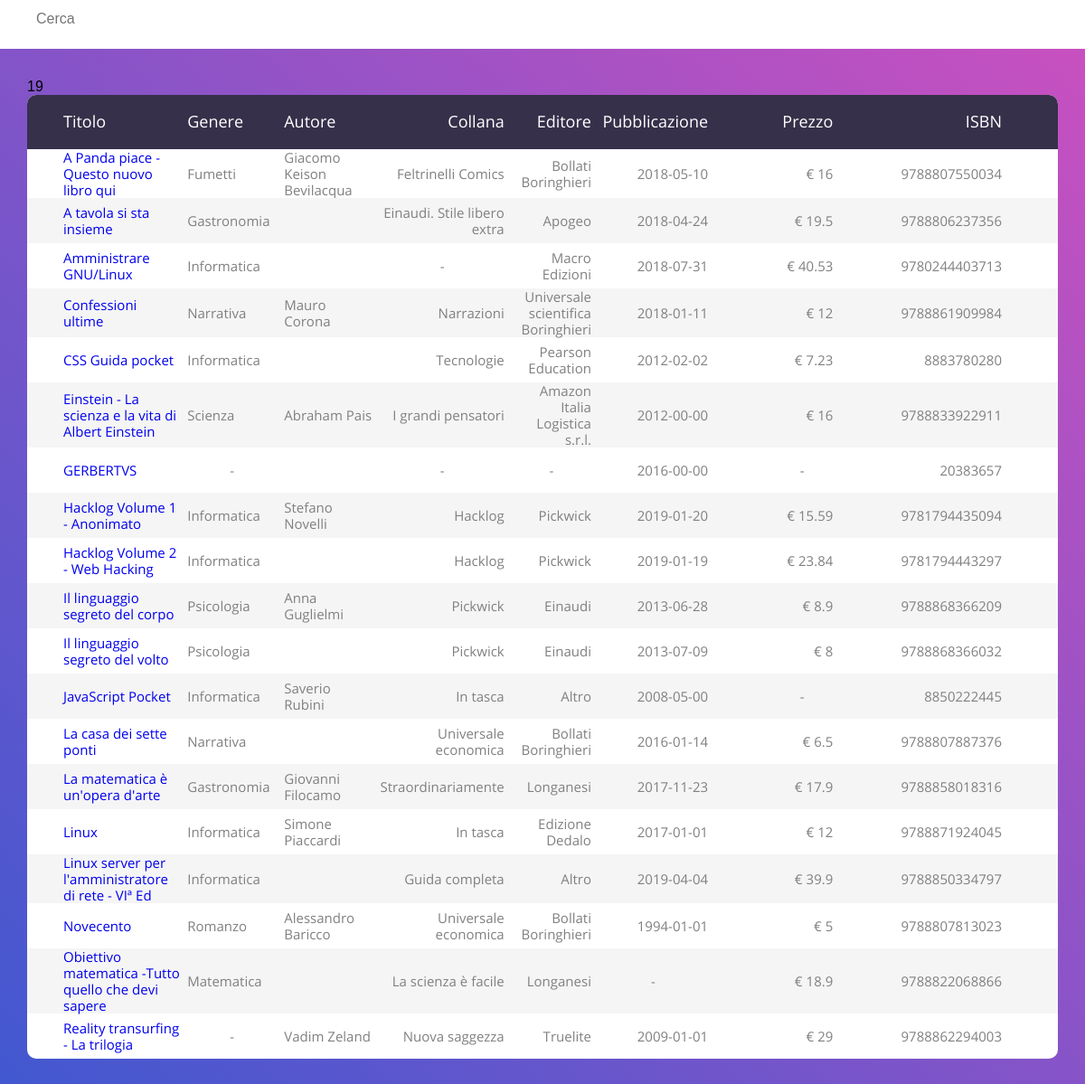
Page /index.php (signed in) on the committed database.
### tables this page shows
CREATE TABLE `Libro` (
  `ISBN` varchar(13) NOT NULL,
  `Titolo` varchar(50) NOT NULL,
  `Data_pubblicazione` date DEFAULT NULL,
  `Collana` varchar(100) DEFAULT NULL,
  `Data_Lettura` date DEFAULT NULL,
  `Lingua` varchar(15) DEFAULT NULL,
  `Pagine` int(3) DEFAULT NULL,
  `Prezzo` float DEFAULT NULL,
  `Descrizione` text,
  `Copie` int(3) DEFAULT NULL,
  `Stato` varchar(30) DEFAULT NULL,
  `fk_Genere` int(10) DEFAULT NULL,
  `fk_Casa_Editrice` int(10) DEFAULT NULL,
  PRIMARY KEY (`ISBN`),
  UNIQUE KEY `Titolo` (`Titolo`),
  KEY `fk_Genere` (`fk_Genere`),
  KEY `fk_Casa_Editrice` (`fk_Casa_Editrice`),
  CONSTRAINT `Libro_ibfk_1` FOREIGN KEY (`fk_Genere`) REFERENCES `Genere` (`id_Genere`),
  CONSTRAINT `Libro_ibfk_2` FOREIGN KEY (`fk_Casa_Editrice`) REFERENCES `Casa_Editrice` (`id_Casa_Editrice`)
);

### index.php (the view, shortened to what this page needs)
<!DOCTYPE html>
<html lang="it">
<head>
	<link rel="stylesheet" type="text/css" href="css/table.css">
        <link rel="stylesheet" type="text/css" href="css/prova.css">
</head>
<body>
<input type="text" id="myInput" onkeyup="myFunction()" placeholder="Cerca" title="Type in a name">
	<div class="limiter">
		<div class="container-table100">
			<div class="wrap-table100">
				<div class="table100">
					<table id="myTable">
						<thead>
							<tr class="table100-head">
								<th class="column1">Titolo</th>
								<th class="column2">Genere</th>
								<th class="column3">Autore</th>
								<th class="column4">Collana</th>
								<th class="column5">Editore</th>
								<th class="column6">Pubblicazione</th>
                                                                <th class="column7">Prezzo</th>
                                                                <th class="column8">ISBN</th>
							</tr>
						</thead>
						<tbody>
                            <?php
                                $dsn = 'mysql:hosy=localhost;dbname=Biblioteca';
                                $username = 'phpmyadmin';
                                $password = 'qss-s3E-IH9_Khz';
                                try{
                                    $con = new PDO($dsn,$username,$password);
                                    $con->setAttribute(PDO::ATTR_ERRMODE, PDO::ERRMODE_EXCEPTION);
                                }
                            catch (Exception $ex) {
                                echo 'Not Connected '.$ex->getMessage();
                            }
                            $queryBook = $con->prepare('SELECT * FROM Libro ORDER BY Titolo');
                            $queryKind = $con->prepare('SELECT * FROM Genere');
                            $queryWriter = $con->prepare('SELECT TItolo, ISBN, Nome, Cognome FROM Libro, Autore, Libro_Autore WHERE ISBN = fk_Libro AND id_Autore = fk_Autore ORDER BY Titolo');
                            $queryPbHouse = $con->prepare('SELECT * FROM Casa_Editrice');
                            $queryBook->execute();
                            $queryKind->execute();
                            $queryWriter->execute();
                            $queryPbHouse->execute();
                            $result1 = $queryKind->fetchAll();
                            $result2 = $queryWriter->fetchAll();
                            $result3 = $queryPbHouse->fetchAll();
                            $result4 = $queryBook->fetchAll();
                            $i=1;
                            foreach ($result1 as $row)
                            {
                                $kind[$i]=$row['Genere'];
                                $i++;
                            }
                            $i=1;
                            foreach ($result2 as $row)
                            {
                                $writer[$i]=$row['Nome'].' '.$row['Cognome'];
                                $isbn[$i]=$row['ISBN'];
                                $i++;
                            }
                            $dim=$i;
                            $i=1;
                            foreach ($result3 as $row)
                            {
                                $pbhouse[$i]=$row['Nome'];
                                $i++;
                            }
                            foreach ($result4 as $row)
                            {
                                echo '<tr>';
                                if($row['Titolo']=='') echo '<td class="column1"><center>-</center></td>'; else echo '<td class="column1"><a href="https://duckduckgo.com/'.$row['Titolo'].'">'.$row['Titolo'].'</a></td>';
                                if($row['fk_Genere']=='') echo '<td class="column2"><center>-</center></td>'; else echo '<td class="column2">'.$kind[$row['fk_Genere']].'</td>';
                                echo '<td class="column3">';
                                for ($i = 1; $i <= $dim; $i++)  { if ($isbn[$i]==$row['ISBN']) { echo $writer[$i]; $flag=1; } $i++; }
                                echo '</td>';
                                if($row['Collana']=='') echo '<td class="column4"><center>-</center></td>'; else echo '<td class="column4">'.$row['Collana'].'</td>';
                                if($row['fk_Casa_Editrice']=='') echo '<td class="column5"><center>-</center></td>'; else echo '<td class="column5">'.$pbhouse[$row['fk_Casa_Editrice']].'</td>';
                                if($row['Data_pubblicazione']=='') echo '<td class="column6"><center>-</center></td>'; else echo '<td class="column6">'.$row['Data_pubblicazione'].'</td>';
                                if($row['Prezzo']=='') echo '<td class="column7"><center>-</center></td>'; else echo '<td class="column7">€ '.$row['Prezzo'].'</td>';
                                if($row['ISBN']=='') echo '<td class="column8"><center>-</center></td>'; else echo '<td class="column8"> '.$row['ISBN'].'</td>';
                                echo '</tr>';
                            }
                        ?>
						</tbody>
					</table>
				</div>
			</div>
		</div>
	</div>
</body>
</html>

### css/table.css (style rules this page uses)
* { margin: 0px; padding: 0px; box-sizing: border-box; }
body, html { height: 100%; font-family: sans-serif; }
a { margin: 0px; transition: all 0.4s; -webkit-transition: all 0.4s; -o-transition: all 0.4s; -moz-transition: all 0.4s; }
input { display: block; outline: none; border: none !important; }
.limiter { width: 100%; margin: 0 auto; }
.container-table100 { width: 100%; min-height: 100vh; background: #c850c0; background: -webkit-linear-gradient(45deg, #4158d0, #c850c0); background: -o-linear-gradient(45deg, #4158d0, #c850c0); background: -moz-linear-gradient(45deg, #4158d0, #c850c0); background: linear-gradient(45deg, #4158d0, #c850c0); display: -webkit-box; display: -webkit-flex; display: -moz-box; display: -ms-flexbox; display: flex; align-items: center; justify-content: center; flex-wrap: wrap; padding: 33px 30px; }
.wrap-table100 { width: 1170px; }
table { border-spacing: 1; border-collapse: collapse; background: white; border-radius: 10px; overflow: hidden; width: 100%; margin: 0 auto; position: relative; }
table * { position: relative; }
table td, table th { padding-left: 8px; }
table thead tr { height: 60px; background: #36304a; }
table tbody tr { height: 50px; }
table tbody tr:last-child { border: 0; }
table td, table th { text-align: left; }
.table100-head th { font-family: OpenSans-Regular; font-size: 18px; color: #fff; line-height: 1.2; font-weight: unset; }
tbody tr:nth-child(even) { background-color: #f5f5f5; }
tbody tr { font-family: OpenSans-Regular; font-size: 15px; color: #808080; line-height: 1.2; font-weight: unset; }
.column1 { width: 260px; padding-left: 40px; }
.column2 { width: 160px; }
.column3 { width: 245px; }
.column4 { width: 110px; text-align: right; }
.column5 { width: 170px; text-align: right; }
.column6 { width: 222px; text-align: right; padding-right: 62px; }
.column7 { width: 222px; text-align: right; padding-right: 62px; }
.column8 { width: 222px; text-align: right; padding-right: 62px; }

### index.php (style rules this page uses)
#myInput { background-position: 10px 10px; background-repeat: no-repeat; width: 100%; font-size: 16px; padding: 12px 20px 12px 40px; border: 1px solid #ddd; margin-bottom: 12px; }
a:link { text-decoration: none; }

### rows in the picture
libro: Titolo "A Panda piace - Questo nuovo libro qui", fk_Genere "Fumetti", i "Giacomo Keison Bevilacqua", Collana "Feltrinelli Comics", fk_Casa_Editrice "Bollati Boringhieri", Data_pubblicazione "2018-05-10", Prezzo "16", ISBN "9788807550034"
libro: Titolo "A tavola si sta insieme", fk_Genere "Gastronomia", Collana "Einaudi. Stile libero extra", fk_Casa_Editrice "Apogeo", Data_pubblicazione "2018-04-24", Prezzo "19.5", ISBN "9788806237356"
libro: Titolo "Amministrare GNU/Linux", fk_Genere "Informatica", fk_Casa_Editrice "Macro Edizioni", Data_pubblicazione "2018-07-31", Prezzo "40.53", ISBN "9780244403713"
libro: Titolo "Confessioni ultime", fk_Genere "Narrativa", i "Mauro Corona", Collana "Narrazioni", fk_Casa_Editrice "Universale scientifica Boringhieri", Data_pubblicazione "2018-01-11", Prezzo "12", ISBN "9788861909984"
libro: Titolo "CSS Guida pocket", fk_Genere "Informatica", Collana "Tecnologie", fk_Casa_Editrice "Pearson Education", Data_pubblicazione "2012-02-02", Prezzo "7.23", ISBN "8883780280"
libro: Titolo "Einstein - La scienza e la vita di Albert Einstein", fk_Genere "Scienza", i "Abraham Pais", Collana "I grandi pensatori", fk_Casa_Editrice "Amazon Italia Logistica s.r.l.", Data_pubblicazione "2012-00-00", Prezzo "16", ISBN "9788833922911"
libro: Titolo "GERBERTVS", Data_pubblicazione "2016-00-00", ISBN "20383657"
libro: Titolo "Hacklog Volume 1 - Anonimato", fk_Genere "Informatica", i "Stefano Novelli", Collana "Hacklog", fk_Casa_Editrice "Pickwick", Data_pubblicazione "2019-01-20", Prezzo "15.59", ISBN "9781794435094"
libro: Titolo "Hacklog Volume 2 - Web Hacking", fk_Genere "Informatica", Collana "Hacklog", fk_Casa_Editrice "Pickwick", Data_pubblicazione "2019-01-19", Prezzo "23.84", ISBN "9781794443297"
libro: Titolo "Il linguaggio segreto del corpo", fk_Genere "Psicologia", i "Anna Guglielmi", Collana "Pickwick", fk_Casa_Editrice "Einaudi", Data_pubblicazione "2013-06-28", Prezzo "8.9", ISBN "9788868366209"
libro: Titolo "Il linguaggio segreto del volto", fk_Genere "Psicologia", Collana "Pickwick", fk_Casa_Editrice "Einaudi", Data_pubblicazione "2013-07-09", Prezzo "8", ISBN "9788868366032"
libro: Titolo "JavaScript Pocket", fk_Genere "Informatica", i "Saverio Rubini", Collana "In tasca", fk_Casa_Editrice "Altro", Data_pubblicazione "2008-05-00", ISBN "8850222445"
libro: Titolo "La casa dei sette ponti", fk_Genere "Narrativa", Collana "Universale economica", fk_Casa_Editrice "Bollati Boringhieri", Data_pubblicazione "2016-01-14", Prezzo "6.5", ISBN "9788807887376"
libro: Titolo "La matematica è un'opera d'arte", fk_Genere "Gastronomia", i "Giovanni Filocamo", Collana "Straordinariamente", fk_Casa_Editrice "Longanesi", Data_pubblicazione "2017-11-23", Prezzo "17.9", ISBN "9788858018316"
libro: Titolo "Linux", fk_Genere "Informatica", i "Simone Piaccardi", Collana "In tasca", fk_Casa_Editrice "Edizione Dedalo", Data_pubblicazione "2017-01-01", Prezzo "12", ISBN "9788871924045"
libro: Titolo "Linux server per l'amministratore di rete - VIª Ed", fk_Genere "Informatica", Collana "Guida completa", fk_Casa_Editrice "Altro", Data_pubblicazione "2019-04-04", Prezzo "39.9", ISBN "9788850334797"
libro: Titolo "Novecento", fk_Genere "Romanzo", i "Alessandro Baricco", Collana "Universale economica", fk_Casa_Editrice "Bollati Boringhieri", Data_pubblicazione "1994-01-01", Prezzo "5", ISBN "9788807813023"
libro: Titolo "Obiettivo matematica -Tutto quello che devi sapere", fk_Genere "Matematica", Collana "La scienza è facile", fk_Casa_Editrice "Longanesi", Prezzo "18.9", ISBN "9788822068866"
libro: Titolo "Reality transurfing - La trilogia", i "Vadim Zeland", Collana "Nuova saggezza", fk_Casa_Editrice "Truelite", Data_pubblicazione "2009-01-01", Prezzo "29", ISBN "9788862294003"
